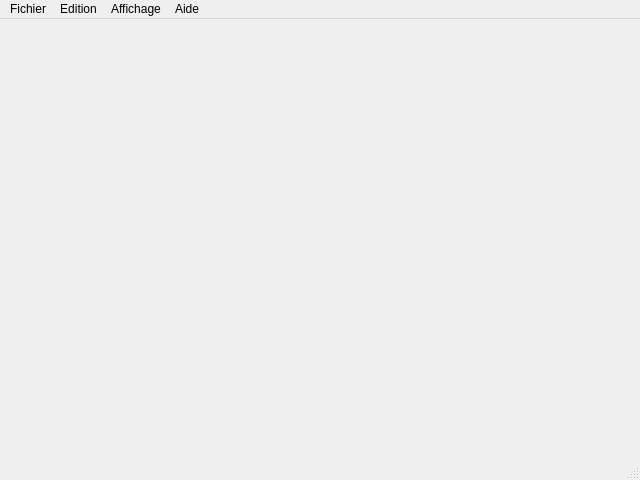
<?xml version="1.0" encoding="UTF-8"?>
<ui version="4.0">
 <class>QcmEdit</class>
 <widget class="QMainWindow" name="QcmEdit">
  <property name="geometry">
   <rect>
    <x>0</x>
    <y>0</y>
    <width>640</width>
    <height>480</height>
   </rect>
  </property>
  <property name="windowTitle">
   <string>MainWindow</string>
  </property>
  <widget class="QWidget" name="centralwidget">
   <layout class="QGridLayout" name="gridLayout"/>
  </widget>
  <widget class="QMenuBar" name="menubar">
   <property name="geometry">
    <rect>
     <x>0</x>
     <y>0</y>
     <width>640</width>
     <height>20</height>
    </rect>
   </property>
   <widget class="QMenu" name="menuFile">
    <property name="title">
     <string>Fichier</string>
    </property>
    <addaction name="actionNouveau_QCM"/>
    <addaction name="actionOuvrir"/>
    <addaction name="actionEnregistrer"/>
    <addaction name="actionEnregistrer_sous"/>
    <addaction name="actionTout_enregistrer"/>
    <addaction name="separator"/>
    <addaction name="actionImprimer"/>
    <addaction name="separator"/>
    <addaction name="actionFermer"/>
    <addaction name="actionTout_fermer"/>
    <addaction name="separator"/>
    <addaction name="actionQuitter"/>
   </widget>
   <widget class="QMenu" name="menuEdition">
    <property name="title">
     <string>Edition</string>
    </property>
    <addaction name="actionAnnuler"/>
    <addaction name="actionR_tablir"/>
    <addaction name="separator"/>
    <addaction name="actionD_placer"/>
    <addaction name="actionBarre_d_outils"/>
   </widget>
   <widget class="QMenu" name="menuAffichage">
    <property name="title">
     <string>Affichage</string>
    </property>
    <addaction name="actionMode_sombre"/>
   </widget>
   <widget class="QMenu" name="menuAide">
    <property name="title">
     <string>Aide</string>
    </property>
    <addaction name="actionA_propos"/>
    <addaction name="actionComment_utiliser_QCMake"/>
   </widget>
   <addaction name="menuFile"/>
   <addaction name="menuEdition"/>
   <addaction name="menuAffichage"/>
   <addaction name="menuAide"/>
  </widget>
  <widget class="QStatusBar" name="statusbar"/>
  <action name="actionNouveau_QCM">
   <property name="text">
    <string>Nouveau</string>
   </property>
   <property name="toolTip">
    <string>Nouveau QCM</string>
   </property>
   <property name="shortcut">
    <string>Ctrl+N</string>
   </property>
  </action>
  <action name="actionOuvrir">
   <property name="text">
    <string>Ouvrir </string>
   </property>
   <property name="toolTip">
    <string>Ouvrir un QCM</string>
   </property>
   <property name="shortcut">
    <string>Ctrl+O</string>
   </property>
  </action>
  <action name="actionEnregistrer">
   <property name="text">
    <string>Enregistrer</string>
   </property>
   <property name="shortcut">
    <string>Ctrl+S</string>
   </property>
  </action>
  <action name="actionEnregistrer_sous">
   <property name="text">
    <string>Enregistrer sous...</string>
   </property>
   <property name="shortcut">
    <string>Ctrl+Shift+S</string>
   </property>
  </action>
  <action name="actionTout_enregistrer">
   <property name="text">
    <string>Tout enregistrer</string>
   </property>
   <property name="shortcut">
    <string>Ctrl+Alt+S</string>
   </property>
  </action>
  <action name="actionFermer">
   <property name="text">
    <string>Fermer </string>
   </property>
   <property name="shortcut">
    <string>Ctrl+W</string>
   </property>
  </action>
  <action name="actionTout_fermer">
   <property name="text">
    <string>Tout fermer</string>
   </property>
   <property name="shortcut">
    <string>Ctrl+Shift+W</string>
   </property>
  </action>
  <action name="actionQuitter">
   <property name="text">
    <string>Quitter</string>
   </property>
   <property name="shortcut">
    <string>Ctrl+Q</string>
   </property>
  </action>
  <action name="actionAnnuler">
   <property name="text">
    <string>Annuler</string>
   </property>
   <property name="shortcut">
    <string>Ctrl+Z</string>
   </property>
  </action>
  <action name="actionR_tablir">
   <property name="text">
    <string>Rétablir</string>
   </property>
   <property name="shortcut">
    <string>Ctrl+Y</string>
   </property>
  </action>
  <action name="actionImprimer">
   <property name="text">
    <string>Exporter</string>
   </property>
   <property name="shortcut">
    <string>Ctrl+P</string>
   </property>
  </action>
  <action name="actionD_placer">
   <property name="checkable">
    <bool>true</bool>
   </property>
   <property name="text">
    <string>Déplacer</string>
   </property>
  </action>
  <action name="actionA_propos">
   <property name="text">
    <string>A propos</string>
   </property>
  </action>
  <action name="actionComment_utiliser_QCMake">
   <property name="text">
    <string>Comment utiliser QCMake</string>
   </property>
  </action>
  <action name="actionMode_sombre">
   <property name="checkable">
    <bool>true</bool>
   </property>
   <property name="text">
    <string>Mode sombre</string>
   </property>
  </action>
  <action name="actionBarre_d_outils">
   <property name="text">
    <string>Barre d'outils...</string>
   </property>
  </action>
 </widget>
 <resources/>
 <connections/>
</ui>
